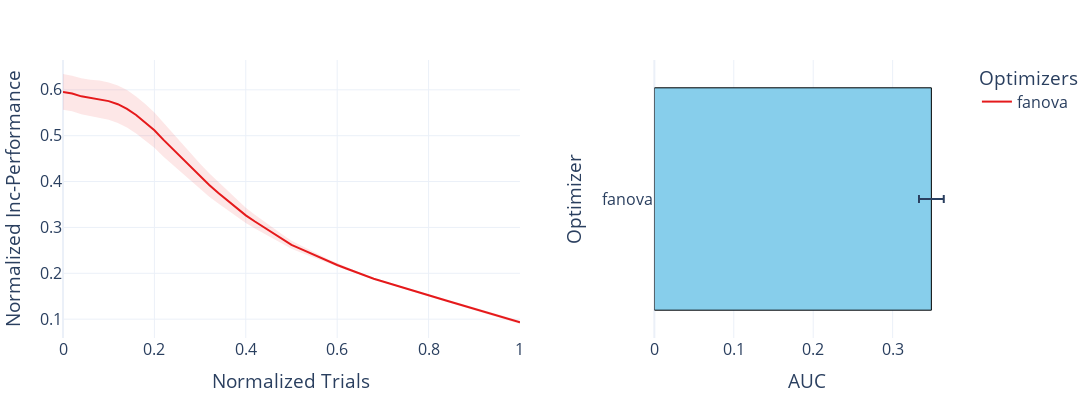

Write notebook code for a chart like this one.
### Code cell
# Which HPI method
plot_one_thing('hpi_method')
